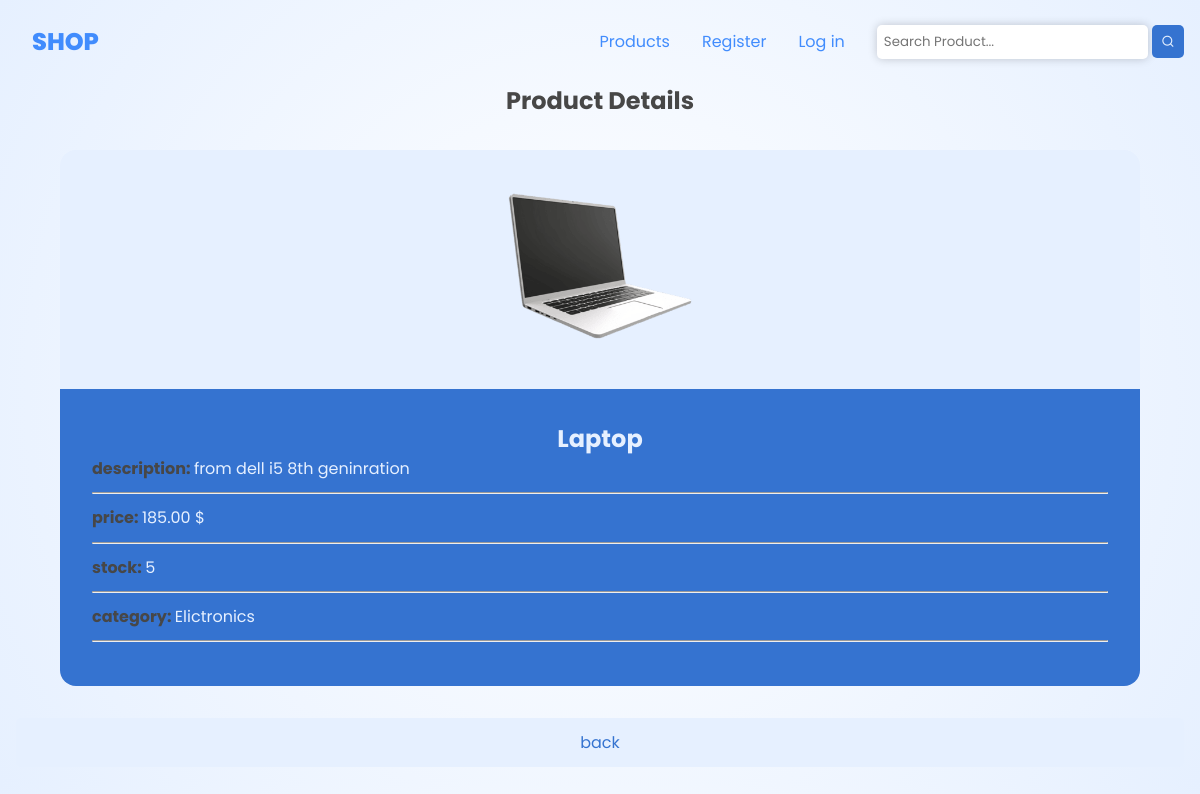
The app's page /products/detail/1 with its own data.
### products/models.py (models this page shows, shortened)
class Product(models.Model):
    name = models.CharField(max_length=200)
    description = models.TextField( null=True , blank=True)
    price = models.DecimalField(max_digits=10 , decimal_places=2 )
    image = models.ImageField(upload_to='photos/product_imgs/%y/%m/%d' , null=True , blank=True)
    stock = models.PositiveIntegerField()
    category = models.ForeignKey(Category , on_delete=models.CASCADE)
    created_at = models.DateTimeField(auto_now_add=True)

class Category(models.Model):
    name = models.CharField(max_length=200)
    def __str__(self):
        return self.name

### products/views.py (the view)
# urls.py: path('detail/<int:id>' , product_details , name='product_details'),
def product_details(request , id):
    product = get_object_or_404(Product , id=id)
    context = {
        'product' : product
    }
    return render(request , 'products/product_details.html' , context)

### cart/context_processors.py (called while the page is built)
def cart_count(request):
    if request.user.is_authenticated:
        cart , created = Cart.objects.get_or_create(user=request.user)
        total_items = cart.items.count()
        return{
            'total_items' : total_items
        }
    return {
        'total_items' : 0
    }

### templates/products/product_details.html
{% extends 'base.html' %}
{% block content %}
<section class="section">
    <h1 class="title">
        Product Details
    </h1>
    <div class="details__container">
         <div class="detail__image">
        {% if product.image %}
        <img src="{{ product.image.url }}" alt="err" width="200px">
        {% endif %}
    </div>
    <div class="detail__content">
        <h1> {{product.name}}</h1>
        <p> <span>description:  </span> {{product.description}}</p> <hr>
        <p> <span>price:  </span>{{product.price}} $</p> <hr>
        <p> <span>stock:  </span> {{product.stock}}</p> <hr>
        <p> <span>category:  </span> {{product.category}}</p> <hr>
    </div>
    </div>
</section>
<div class="back__button">
    <a href="{% url 'all_products'%}">
    <button class="button">back</button>
    </a>
</div>
{% endblock content %}

### eshop_main_project/static/css/style.css (style rules this page uses)
* { margin: 0; padding: 0; box-sizing: border-box; }
body { background: radial-gradient(circle , #ffffff , #e6f0ff); font-family: "Poppins", sans-serif; }
a { text-decoration: none; transition: .3s; }
.section { width: 100%; max-width: 1200px; margin-inline: auto; padding-top: 6rem; }
.title { text-align: center; margin-bottom: 2rem; color: #474747; }
.details__container { display: grid; justify-content: center; }
.detail__image { width: 90vw; margin-inline: auto; background-color: #e6f0ff; text-align: center; max-width: 1200px; padding: 1rem; border-radius: 1rem 1rem 0 0; }
.detail__content { background-color: #3573d0; padding: 2rem; border-radius: 0 0 1rem 1rem; }
.detail__content h1 { text-align: center; color: #e6f0ff; }
.detail__content p { color: #e6f0ff; }
.detail__content hr { width: 100%; height: 2px; background-color: #e6f0ff; border-radius: 5px; margin: .7rem 0 ; }
.detail__content span { color: #474747; font-weight: 700; }
.back__button , .checkout__btn { width: 100%; max-width: 1200px; margin-inline: auto; margin-block: 1rem; padding-inline: 1rem; }
@media (width > 1024px) { .section { padding-top: unset; } }

### records on screen
Product: image (picture), name "Laptop", description "from dell i5 8th geninration", price "185.00", stock "5", category "Elictronics"
